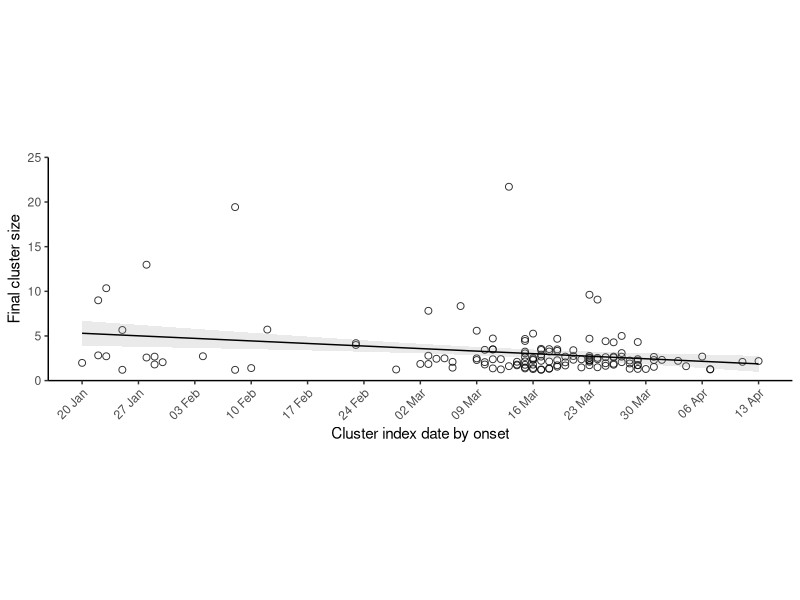
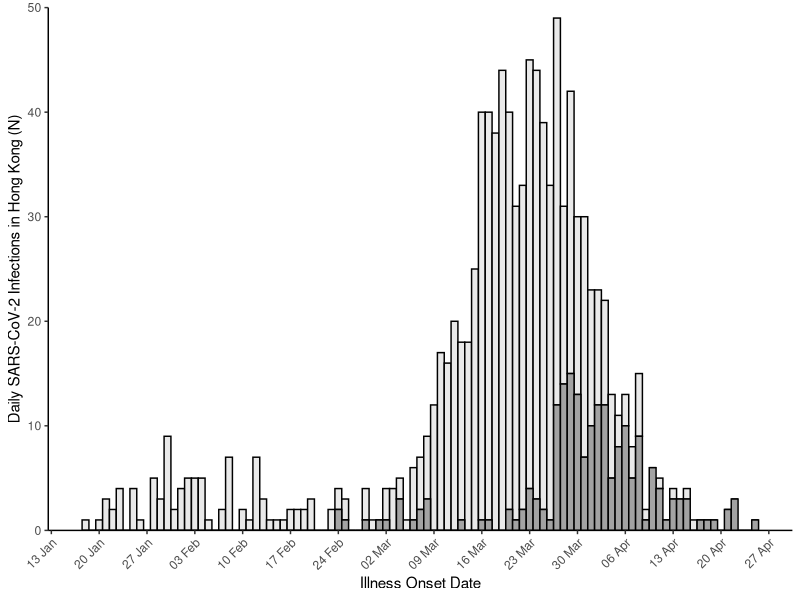
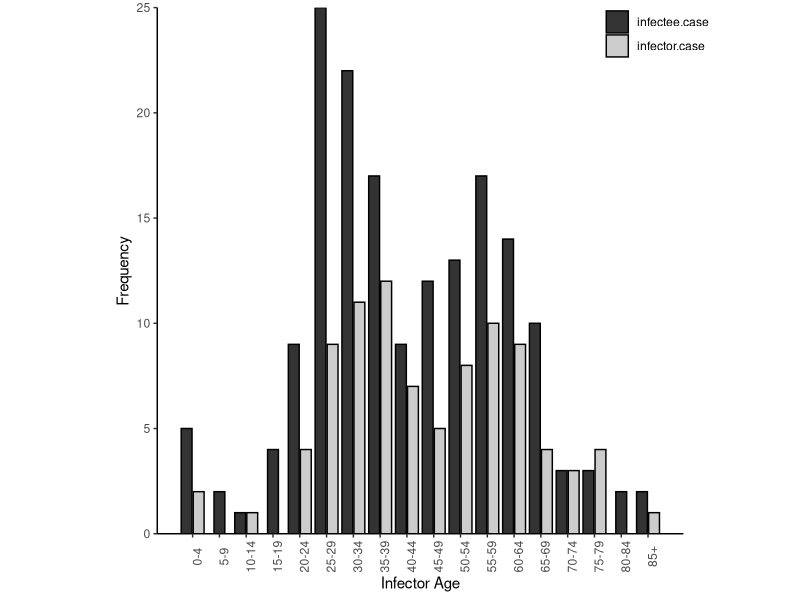
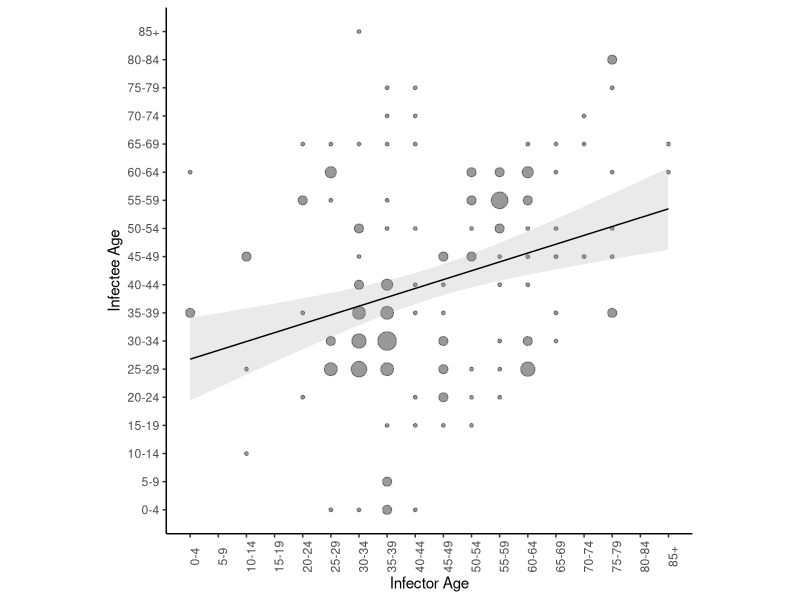
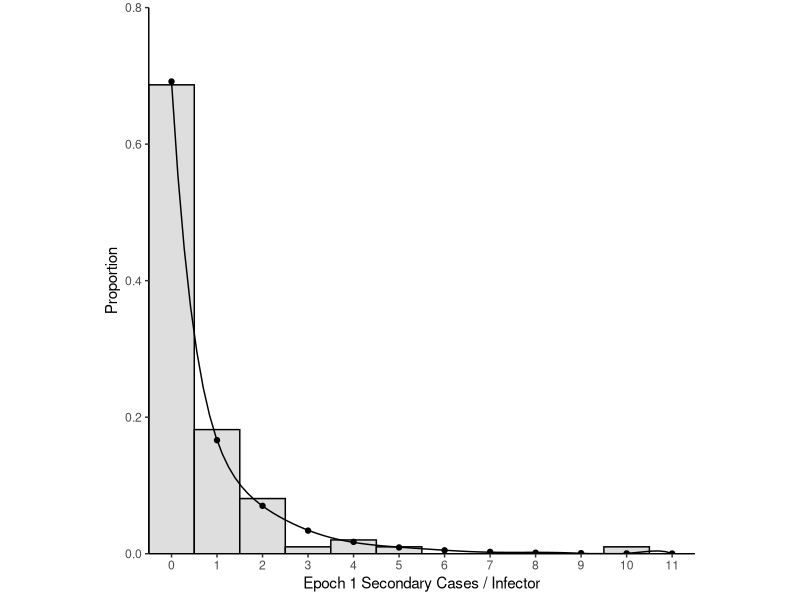
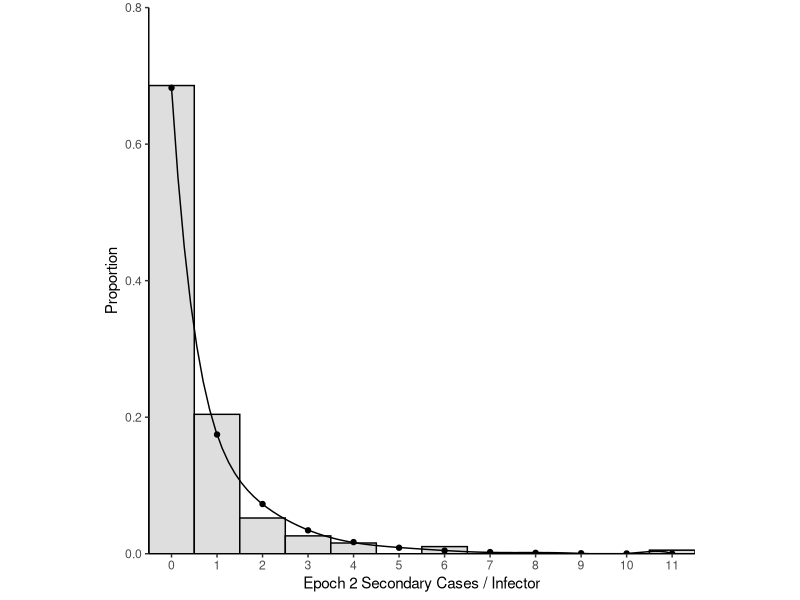
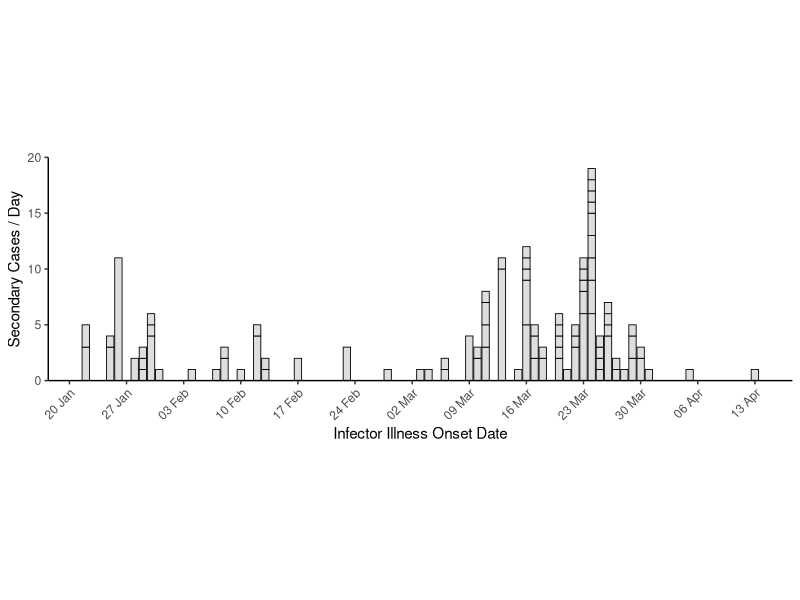
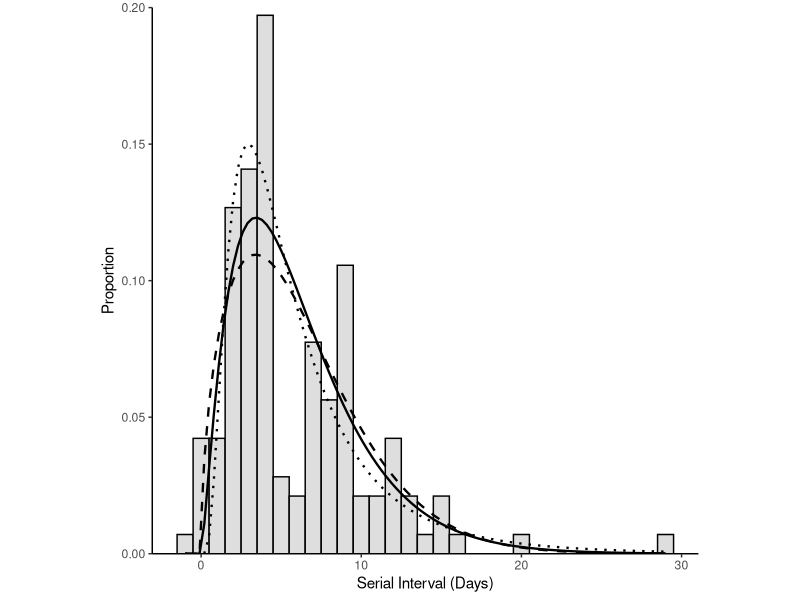

Source code (R) for these figures, in order: (Note: this script raises an error after producing the figures.)
library(tidyverse)
library(lubridate)
library(fitdistrplus)
library(viridis)

#import data
case_data <- read_csv(file = "data/case_data.csv")
age_transmission_pairs <- read_csv(file = "data/age_pairs.csv")
transmission_pairs <- read_csv(file = "data/transmission_pairs.csv")
bar_data <- read_csv("data/bar_data.csv")

#recode case_data dates
case_data <- case_data %>%
  mutate(onset.date = dmy(onset.date),
         confirm.date = dmy(confirm.date),
         epi.date = dmy(epi.date))

#Extended Data Figure 1 excluding N=106 outlier edited in post
case_data %>%
  filter(cluster.id != 0) %>%
  group_by(cluster.id) %>%
  mutate(cluster.size = n()) %>%
  arrange(epi.date) %>%
  slice(1L) %>%
  ggplot() +
  geom_jitter(aes(x = epi.date, y = cluster.size), alpha = 0.8, size = 2, shape = 21, width = 0, height = 0.8) +
  geom_smooth(method = lm, aes(x = epi.date, y = cluster.size), se = T, size = 0.5, colour = "black", alpha = 0.2) + 
  scale_x_date("Cluster index date by onset", date_breaks = "1 week", date_labels = "%d %b", minor_breaks = NULL) +
  scale_y_continuous("Final cluster size", expand = c(0,0), limits = c(0,25)) +
  theme_classic() +
  theme(aspect.ratio = 0.3, legend.position = "NULL", axis.text.x = element_text(angle = 45, hjust = 1))


##Stats for Extended Data Figure 1
case_data %>%
  filter(cluster.id != 0) %>%
  group_by(cluster.id) %>%
  mutate(cluster.size = n()) %>%
  arrange(epi.date) %>%
  slice(1L) %>%
  lm(as.numeric(epi.date) ~ cluster.size, data = .) %>%
  summary()


#Extended Data Figure 2
ggplot(data = case_data) +
  geom_histogram(aes(x = epi.date, fill = fct_rev(symptomatic)), colour = 'black', binwidth = 1, alpha = 0.9) +
  labs(x="Illness Onset Date") +
  theme_classic() +
  theme(axis.text.x = element_text(angle = 45, hjust = 1), legend.position = 'none') +
  scale_x_date(date_breaks = "1 week", 
               date_labels = "%d %b", 
               minor_breaks = NULL) +
  scale_y_continuous("Daily SARS-CoV-2 Infections in Hong Kong (N)", expand = c(0,0), limits = c(0,50)) +
  scale_fill_grey(start = 0.9, end = 0.6)

#####Extended Data Figure 3
#Figure 3A
ggplot(data=age_transmission_pairs) +
  geom_bar(aes(x = agegroup, fill = transmission), color = "black", position = position_dodge2(preserve = "single")) +
  theme_classic() +
  scale_x_continuous(name = "Infector Age", breaks = 1:18,
                     labels = c("0-4","5-9","10-14","15-19","20-24","25-29","30-34","35-39","40-44","45-49","50-54","55-59","60-64","65-69","70-74","75-79","80-84","85+")) +
  scale_y_continuous(name = "Frequency", expand = c(0,0)) +
  labs(fill = "Pair") +
  theme(aspect.ratio = 1, legend.position = c(0.95, 0.95), legend.title = element_blank(), axis.text.x = element_text(angle = 90)) +
  scale_fill_grey()

#Figure 3B (missing age for 1 case responsible for 11 secondary cases)
ggplot(data = transmission_pairs) +
  geom_count(aes(x = agegroup.infector, y = agegroup.infectee), colour = "black", alpha = 0.4) +
  geom_smooth(method = lm, aes(x=agegroup.infector, y=agegroup.infectee), se = T, size = 0.5, colour = "black", alpha = 0.2) +
  scale_x_continuous(name = "Infector Age", breaks = 1:18,
                     labels = c("0-4","5-9","10-14","15-19","20-24","25-29","30-34","35-39","40-44","45-49","50-54","55-59","60-64","65-69","70-74","75-79","80-84","85+")) +
  scale_y_continuous(name = "Infectee Age", breaks = 1:18,
                     labels = c("0-4","5-9","10-14","15-19","20-24","25-29","30-34","35-39","40-44","45-49","50-54","55-59","60-64","65-69","70-74","75-79","80-84","85+")) +
  theme_classic() +
  theme(aspect.ratio = 1, axis.text.x = element_text(angle = 90), legend.position = "none")


#Significance tests for Figure 3A and 3B
age_transmission_pairs %>%
  mutate(transmission = as_factor(transmission)) %>%
  t.test(age ~ transmission, data = .)

summary(lm(agegroup.infector ~ agegroup.infectee, data = transmission_pairs))


###Extended Data figure 4 and supplementary table 4 (wave 1 wave 2)
## WAVE ONE
#count number of offspring per individual infector for wave one before march first
offspring_w1 <- transmission_pairs %>%
  dplyr::select(infector.case, infector.epi.date) %>%
  filter(infector.epi.date < "2020-03-01") %>%
  dplyr::select(infector.case) %>%
  group_by(infector.case) %>%
  count() %>%
  arrange(desc(n))

#count number of terminal infectees including sporadic local cases
infectee_w1 <- transmission_pairs %>%
  filter(infectee.epi.date < "2020-03-01") %>%
  dplyr::select(infector.case, infectee.case) %>%
  gather() %>%
  filter(key == 'infectee.case')

infector_w1 <- transmission_pairs %>%
  filter(infector.epi.date < "2020-03-01") %>%
  dplyr::select(infector.case, infectee.case) %>%
  gather() %>%
  filter(key == 'infector.case')

duplicate_w1 <- infector_w1 %>%
  left_join(., infectee_w1, by = 'value') %>%
  filter(key.y != 'NA') %>%
  dplyr::select(value) %>%
  distinct()

nterminal_infectees_w1 <- infectee_w1 %>% 
  dplyr::select(value) %>%
  filter(!value %in% duplicate_w1$value) %>%
  transmute(case.no = as.numeric(value)) %>%
  nrow() + 11

#create vector of complete offspring distribution for wave one with terminal cases having zero secondary cases
complete_offspringd_w1 <- enframe(c(offspring_w1$n, rep(0,nterminal_infectees_w1)))

#fit negative binomial distribution to wave one offspring distribution
nbfit_w1 <- complete_offspringd_w1 %>%
  pull(value) %>%
  fitdist(., distr = 'nbinom')

#calculation of proportion of cases who do not spread to anyone from nbfit and nbfit_boot of wave 1
dnbinom(0, size = 0.3981823, mu = 0.6064477)
dnbinom(0, size = 0.2071336, mu = 0.3838060)
dnbinom(0, size = 0.9461882, mu = 0.8586690)

#Plot Extended Data Figure 4A
ggplot() +
  geom_histogram(aes(x=complete_offspringd_w1$value, y = ..density..), fill = "#dedede", colour = "Black", binwidth = 1) +
  geom_point(aes(x = 0:11, y = dnbinom(x = 0:11, size = nbfit_w1$estimate[[1]], mu = nbfit_w1$estimate[[2]])), size = 1.5) +
  stat_smooth(aes(x = 0:11, y = dnbinom(x = 0:11, size = nbfit_w1$estimate[[1]], mu = nbfit_w1$estimate[[2]])), method = 'lm', formula = y ~ poly(x, 9), se = FALSE, size = 0.5, colour = 'black') +
  expand_limits(x = 0, y = 0) +
  scale_x_continuous("Epoch 1 Secondary Cases / Infector", expand = c(0, 0), breaks = 0:11)  +
  scale_y_continuous("Proportion",limits = c(0,0.8),expand = c(0, 0)) +
  theme_classic() +
  theme(aspect.ratio = 1)


### WAVE TWO
#count number of offspring per individual infector for wave two after march first. 
offspring_w2 <-transmission_pairs %>%
  dplyr::select(infector.case, infector.epi.date) %>%
  filter(infector.epi.date >= "2020-03-01") %>%
  dplyr::select(infector.case) %>%
  group_by(infector.case) %>%
  count() %>%
  arrange(desc(n))

#count number of terminal infectees including sporadic local cases
infectee_w2 <- transmission_pairs %>%
  filter(infectee.epi.date >= "2020-03-01") %>%
  dplyr::select(infector.case, infectee.case) %>%
  gather() %>%
  filter(key == 'infectee.case')

infector_w2 <- transmission_pairs %>%
  filter(infector.epi.date >= "2020-03-01") %>%
  dplyr::select(infector.case, infectee.case) %>%
  gather() %>%
  filter(key == 'infector.case')

duplicate_w2 <- infector_w2 %>%
  left_join(., infectee_w2, by = 'value') %>%
  filter(key.y != 'NA') %>%
  dplyr::select(value) %>%
  distinct()

nterminal_infectees_w2 <- infectee_w2 %>% 
  dplyr::select(value) %>%
  filter(!value %in% duplicate_w2$value) %>%
  transmute(case.no = as.numeric(value)) %>%
  nrow() + 35

#create vector of complete offspring distribution for wave one with terminal cases having zero secondary cases
complete_offspringd_w2 <- enframe(c(offspring_w2$n, rep(0,nterminal_infectees_w2)))

#fit negative binomial distribution to wave one offspring distribution
nbfit_w2 <- complete_offspringd_w2 %>%
  pull(value) %>%
  fitdist(., distr = 'nbinom')

#calculation of proportion of cases who do not spread to anyone from nbfit and nbfit_boot of wave 2
dnbinom(0, size = 0.4425313, mu = 0.5705630)
dnbinom(0, size = 0.2731069, mu = 0.4240127)
dnbinom(0, size = 0.8230628, mu = 0.7329678)

#Plot Extended Data Figure 4B
ggplot() +
  geom_histogram(aes(x=complete_offspringd_w2$value, y = ..density..), fill = "#dedede", colour = "Black", binwidth = 1) +
  geom_point(aes(x = 0:11, y = dnbinom(x = 0:11, size = nbfit_w2$estimate[[1]], mu = nbfit_w1$estimate[[2]])), size = 1.5) +
  stat_smooth(aes(x = 0:11, y = dnbinom(x = 0:11, size = nbfit_w2$estimate[[1]], mu = nbfit_w1$estimate[[2]])), method = 'lm', formula = y ~ poly(x, 9), se = FALSE, size = 0.5, colour = 'black') +
  expand_limits(x = 0, y = 0) +
  scale_x_continuous("Epoch 2 Secondary Cases / Infector", expand = c(0, 0), breaks = 0:11)  +
  scale_y_continuous("Proportion",limits = c(0,0.8),expand = c(0, 0)) +
  theme_classic() +
  theme(aspect.ratio = 1)

#Extended Data Figure 5
offspring <- transmission_pairs %>%
  dplyr::select(infector.case) %>%
  group_by(infector.case) %>%
  count() %>%
  arrange(desc(n))

transmission_pairs %>%
  dplyr::select(infector.case, infector.epi.date) %>%
  distinct() %>%
  left_join(., offspring, by = "infector.case") %>%
  arrange(desc(n)) %>%
  mutate(infector.epi.date = dmy(infector.epi.date)) %>%
  ggplot() +
  geom_bar(aes(x = infector.epi.date, y = n), stat = 'identity', fill = "#dedede", color = "black", size = 0.3) +
  scale_x_date("Infector Illness Onset Date",
               date_breaks = "1 week", 
               date_labels = "%d %b", 
               minor_breaks = NULL) +
  scale_y_continuous("Secondary Cases / Day", expand = c(0,0), limits = c(0,20)) +
  theme_classic() +
  theme(aspect.ratio = 0.3, axis.text.x = element_text(angle = 45, hjust = 1))


####SUPPLEMENTARY FIGURE 6 & SUPPLEMENTARY TABLE 3 & 5
###Supplementary Figure 6A and Table 3
#fit lognormal distribution by maximum likeihood
lgfit <- transmission_pairs %>%
  filter(onset.diff != 'NA', 
         onset.diff >=1 ) %>%
  pull(onset.diff) %>%
  fitdist(data = ., distr = 'lnorm')

#fit gamma distribution by maximum likeihood
gfit <- transmission_pairs %>%
  filter(onset.diff != 'NA', 
         onset.diff >=1 ) %>%
  pull(onset.diff) %>%
  fitdist(data = ., distr = 'gamma')

#fit weibull distribution by maximum likeihood
wfit <- transmission_pairs %>%
  filter(onset.diff != 'NA', 
         onset.diff >=1 ) %>%
  pull(onset.diff) %>%
  fitdist(data = ., distr = 'weibull')

summary(lgfit)
summary(gfit)
summary(wfit)

#bootstrapped analysis
gfit_boot <- summary(bootdist(gfit))
wfit_boot <- summary(bootdist(wfit))
lgfit_boot <- summary(bootdist(lgfit))

#Supplementary Figure 6A
transmission_pairs %>%
  filter(!is.na(onset.diff)) %>%
  ggplot() +
  geom_histogram(aes(x = onset.diff, y = ..density..), fill = '#dedede', colour = "black", binwidth = 1) +
  stat_function(fun = dgamma, args = list(shape = gfit$estimate[[1]], rate = gfit$estimate[[2]]), size = 0.8, linetype = 1) +
  stat_function(fun = dweibull, args = list(shape = wfit$estimate[[1]], scale = wfit$estimate[[2]]), size = 0.8, linetype = 2) +
  stat_function(fun = dlnorm, args = list(meanlog = lgfit$estimate[[1]], sdlog = lgfit$estimate[[2]]), size = 0.8, linetype = 3) +
  scale_x_continuous("Serial Interval (Days)") +
  scale_y_continuous("Proportion", expand = c(0,0), limits = c(0,0.20)) +
  theme_classic() +
  theme(aspect.ratio = 1)

###Supplementary Figure 6B and Table 5
#count number of offspring per individual infector
offspring <- transmission_pairs %>%
  dplyr::select(infector.case) %>%
  group_by(infector.case) %>%
  count() %>%
  arrange(desc(n))

#count number of terminal infectees including sporadic local cases
infectee <- transmission_pairs %>%
  dplyr::select(infector.case, infectee.case) %>%
  gather() %>%
  filter(key == 'infectee.case')

infector <-  transmission_pairs %>%
  dplyr::select(infector.case, infectee.case) %>%
  gather() %>%
  filter(key == 'infector.case')

duplicate <- infector %>%
  left_join(., infectee, by = 'value') %>%
  filter(key.y != 'NA') %>%
  dplyr::select(value) %>%
  distinct()

nterminal_infectees <- infectee %>% 
  dplyr::select(value) %>%
  filter(!value %in% duplicate$value) %>%
  transmute(case.no = as.numeric(value)) %>%
  nrow() + 46 #46 Sporadic Local cases without links to additional transmission

#create vector of complete offspring distribution with terminal cases having zero secondary cases
complete_offspringd <- enframe(c(offspring$n, rep(0,nterminal_infectees)))

#fit  distriubtions by maximum likelihood

nbfit <- complete_offspringd %>%
  pull(value) %>%
  fitdist(., distr = 'nbinom')

gefit <- complete_offspringd %>%
  pull(value) %>%
  fitdist(., distr = 'geom')

pfit <- complete_offspringd %>%
  pull(value) %>%
  fitdist(., distr = 'pois')

summary(nbfit)
summary(gefit)
summary(pfit)

#bootsprapped analysis
nbfit_boot <- summary(bootdist(nbfit))
gefit_boot <- summary(bootdist(gefit))
pfit_boot <- summary(bootdist(pfit))

#Figure 6B
ggplot() +
  geom_histogram(aes(x=complete_offspringd$value, y = ..density..), fill = "#dedede", colour = "black", binwidth = 1) +
  geom_point(aes(x = 0:11, y = dgeom(x = 0:11, prob = gefit$estimate[[1]])), color = 'black', size = 2, shape = 'triangle') +
  stat_smooth(aes(x = 0:11, y = dgeom(x = 0:11, prob = gefit$estimate[[1]])), method = 'lm', formula = y ~ poly(x, 9), se = FALSE, colour = 'black', size =0.8) +
  geom_point(aes(x = 0:11, y = dpois(x = 0:11, lambda = pfit$estimate[[1]])), color = 'black', size = 2, shape = 'square') +
  stat_smooth(aes(x = 0:11, y = dpois(x = 0:11, lambda = pfit$estimate[[1]])), method = 'lm', formula = y ~ poly(x, 9), se = FALSE, colour = 'black', size = 0.8, linetype = 3) +
  expand_limits(x = 0, y = 0) +
  scale_x_continuous("Secondary Cases / Infector", expand = c(0, 0), breaks = 0:11)  +
  scale_y_continuous("Density", limits = c(0,0.7), expand = c(0, 0)) +
  theme_classic() +
  theme(aspect.ratio = 1)

####Supplementary Figure 7 (dependant on negative binomial analysis above)

#Plot joint estiamte of R and k (Figure 7A)
nbfit_boot$estim %>%
  as_tibble() %>%
  ggplot() +  
  geom_point(aes(x = size, y = mu), shape = 21, size = 2, alpha = 0.8) +
  theme_classic() +
  theme(aspect.ratio = 1) +
  scale_x_continuous(expression(paste(italic("k"))), expand = c(0,0),limits = c(0,1.2), breaks = seq(0,1.2, by = 0.3)) +
  scale_y_continuous("R", expand = c(0,0),limits = c(0,1.0), breaks = seq(0,1.0, by = 0.2))

#Plot historgram of R estiamtes (Figure 7B)
nbfit_boot$estim %>%
  as_tibble() %>%
  ggplot() +
  geom_histogram(aes(x = mu), bins = 25, fill = "#dedede", colour = "black") +
  theme_classic() +
  theme(aspect.ratio = 1) +
  scale_x_continuous("R", expand = c(0,0)) +
  scale_y_continuous("Sampling distribution", expand = c(0,0), limits = c(0,150))

#Plot historgram of k estiamtes (Figure 7C)
nbfit_boot$estim %>%
  as_tibble() %>%
  ggplot() +
  geom_histogram(aes(x = size), bins = 25, fill = "#dedede", colour = "black") +
  theme_classic() +
  theme(aspect.ratio = 1) +
  scale_x_continuous(expression(paste(italic("k"))), expand = c(0,0)) +
  scale_y_continuous("Sampling distribution", expand = c(0,0), limits = c(0,150))


#Supplementary Figure 8 (dependant on analysis from Supplementary figure 4 above wave 1 and wave 2)
#Plot joint estiamte of R and k wave 1 (Figure 8A)
nbfit_boot_w1$estim %>%
  as_tibble() %>%
  ggplot() +  
  geom_point(aes(x = size, y = mu), shape = 21, size = 2, alpha = 0.8) +
  theme_classic() +
  theme(aspect.ratio = 1) +
  scale_x_continuous(expression(paste(italic("k"))), expand = c(0,0),limits = c(0,2.4),breaks = seq(0,2.4, by = 0.4)) +
  scale_y_continuous("R", expand = c(0,0),limits = c(0,1.2), breaks = seq(0,1.2, by = 0.2))

#Plot historgram of R estiamtes (Figure 8B)
nbfit_boot_w1$estim %>%
  as_tibble() %>%
  ggplot() +
  geom_histogram(aes(x = mu), bins = 25, fill = "#dedede", colour = "black") +
  theme_classic() +
  theme(aspect.ratio = 1) +
  scale_x_continuous("R", expand = c(0,0),limits = c(0,1.2), breaks = seq(0,1.2, by = 0.2)) +
  scale_y_continuous("Sampling distribution", expand = c(0,0), limits = c(0,300))

#Plot historgram of k estiamtes (Figure 8C)
nbfit_boot_w1$estim %>%
  as_tibble() %>%
  ggplot() +
  geom_histogram(aes(x = size), bins = 25, fill = "#dedede", colour = "black") +
  theme_classic() +
  theme(aspect.ratio = 1) +
  scale_x_continuous(expression(paste(italic("k"))), expand = c(0,0),limits = c(0,2.4), breaks = seq(0,2.4, by = 0.4)) +
  scale_y_continuous("Sampling distribution", expand = c(0,0), limits = c(0,400))

#Plot joint estiamte of R and k wave 2 (Figure 8D)
nbfit_boot_w2$estim %>%
  as_tibble() %>%
  ggplot() +  
  geom_point(aes(x = size, y = mu), shape = 21, size = 2, alpha = 0.8) +
  theme_classic() +
  theme(aspect.ratio = 1) +
  scale_x_continuous(expression(paste(italic("k"))), expand = c(0,0),limits = c(0,2.4),breaks = seq(0,2.4, by = 0.4)) +
  scale_y_continuous("R", expand = c(0,0),limits = c(0,1.2), breaks = seq(0,1.2, by = 0.2))

#Plot historgram of R estiamtes (Figure 8E)
nbfit_boot_w2$estim %>%
  as_tibble() %>%
  ggplot() +
  geom_histogram(aes(x = mu), bins = 25, fill = "#dedede", colour = "black") +
  theme_classic() +
  theme(aspect.ratio = 1) +
  scale_x_continuous("R", expand = c(0,0),limits = c(0,1.2), breaks = seq(0,1.2, by = 0.2)) +
  scale_y_continuous("Sampling distribution", expand = c(0,0), limits = c(0,300)) 

#Plot historgram of k estiamtes (Figure 8F)
nbfit_boot_w2$estim %>%
  as_tibble() %>%
  ggplot() +
  geom_histogram(aes(x = size), bins = 25, fill = "#dedede", colour = "black") +
  theme_classic() +
  theme(aspect.ratio = 1) +
  scale_x_continuous(expression(paste(italic("k"))), expand = c(0,0),limits = c(0,2.4), breaks = seq(0,2.4, by = 0.4)) +
  scale_y_continuous("Sampling distribution", expand = c(0,0), limits = c(0,400))


###Extended Data Figure 9

##Figure 9A
bar_data %>%
  mutate(cluster.generation = as.ordered(cluster.generation)) %>%
  ggplot() +
  geom_bar(aes(x = epi.date, fill = cluster.generation), width = 0.9) +
  scale_x_date(name = "Onset Date",
               date_breaks = "2 days", 
               date_labels = "%d %b", 
               minor_breaks = NULL) +
  scale_y_continuous("Case Count", expand = c(0,0), breaks = seq(0,16, by = 2), limits = c(0,16)) +
  theme_classic() +
  theme(aspect.ratio = 0.3, 
        legend.position = 'none', 
        axis.text.x = element_text(angle = 45, hjust = 1 )) +
  scale_fill_viridis_d()

#Figure 9B
bar_data %>%
  ggplot() +
  geom_bar(aes(x = age.group, fill = cluster.generation)) +
  scale_x_continuous(name = "Age Group", expand = c(0,0), breaks = 1:18,
                     labels = c("0-4",
                                "5-9",
                                "10-14",
                                "15-19",
                                "20-24",
                                "25-29",
                                "30-34",
                                "35-39",
                                "40-44",
                                "45-49",
                                "50-54",
                                "55-59",
                                "60-64",
                                "65-69",
                                "70-74",
                                "75-79",
                                "80-84",
                                "85+")) +
  scale_y_continuous("Case Count", expand = c(0,0), breaks = seq(0,25, by = 5), limits = c(0,25)) +
  theme_classic() +
  theme(aspect.ratio = 0.3, 
        legend.position = 'none', 
        axis.text.x = element_text(angle = 45, hjust = 1 )) +
  scale_fill_viridis_d()

#Figure 9C (additional editing for production done in post)
bar_data %>%
  mutate(cluster.generation = as.ordered(cluster.generation)) %>%
  dplyr::select(-epi.date, -age.group) %>%
  filter(!is.na(onset.date)) %>%
  gather(date.type, date, -c(case.no, cluster.generation)) %>%
  mutate(case.no = factor(case.no, levels=rev(unique(case.no)), ordered=TRUE)) %>%
  mutate(date = as.Date(date, origin = "1970-01-01")) %>%
  ggplot() +
  geom_line(aes(x=rev(case.no), y=date, colour = cluster.generation), size = 3) +
  labs(x=NULL, y="Onset-to-Confirmation") +
  scale_y_date(date_breaks = "3 day", 
               date_labels = "%d %b", 
               minor_breaks = NULL) +
  scale_x_discrete(breaks = NULL) +
  theme_classic() +
  theme(legend.position = 'none', panel.grid.major.y = element_line(colour = 'grey')) +
  scale_color_viridis_d()
